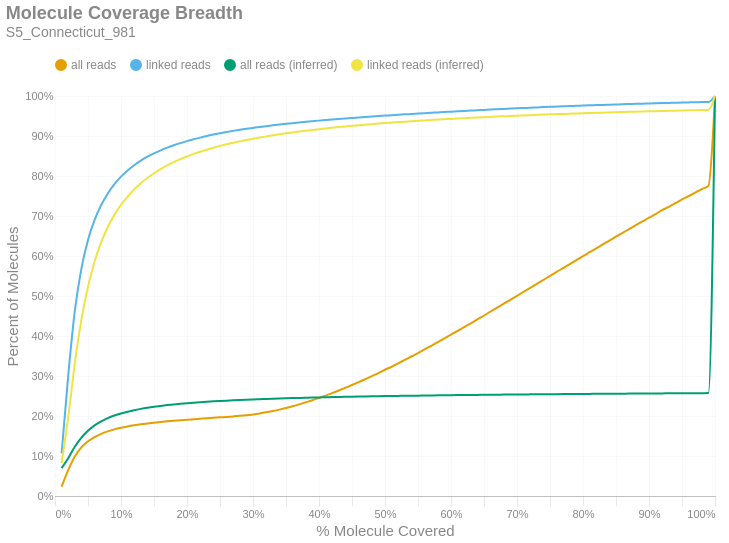

The cell this chart's notebook holds for it:
### Markdown cell above
### Molecule Read Coverage
This chart shows molecule coverage breadth as computed by the number of bases aligned to that molecule. In other words, "*how much of each unique long molecule is actually sequenced/aligned?*" Keep in mind there is a distinction between sequences and alignments, since some sequences belonging to a particular molecule may not align well and wouldn't appear in the alignment data. This chart also shows molecule coverage breadth as computed by the *inferred fragment* from which the aligned sequences originate. Unlike read coverage, this calculation takes into account the total insert size, including unsequenced gaps between the forward and reverse reads. Like the previous figures, these are cumulative percents.

### Code cell
if SKIPLR:
    print_html(f"Skipped")
else:
    binned_df = consolidated_hist(valids['coverage_bp'], mask, 0.01, True)
    binned_df_inf = consolidated_hist(valids['coverage_inserts'], mask, 0.01, True)
    binned_df = binned_df.with_columns(pl.lit(binned_df_inf['all reads (cumsum)']).alias('all reads (inferred)'))
    binned_df = binned_df.with_columns(pl.lit(binned_df_inf['linked reads (cumsum)']).alias('linked reads (inferred)'))
    binned_df = binned_df.with_columns(
        (pl.col('bin').cast(pl.Float64) + 0.01).alias('right_edge')
    )

    with SafeRender(binned_df):
        (
            density_plot(binned_df, 'Molecule Coverage Breadth', samplename, 'molcov', ['all reads (inferred)','linked reads (inferred)'])
            .encode(
                #x=alt.X('bin:Q', title="% Molecule Covered").axis(format = '%').scale(padding=0),
                x=alt.X('right_edge:Q', title="% Molecule Covered").axis(format='%').scale(padding=0),
                y=alt.Y('value:Q', title='Percent of Molecules')
                    .axis(format='%')
                    .stack(False)
                    .scale(domainMin=0, padding=0),
                color=alt.Color("key:N").scale(domain = ["all reads", "linked reads", "all reads (inferred)", "linked reads (inferred)"]),
                tooltip = [
                    alt.Tooltip("key:N", title = "Data Type"),
                    alt.Tooltip("range_label:N", title="% Molecule Covered"),
                    alt.Tooltip("value:Q", format = ".2%", title="% Molecules")
                ]
            )
        ).display()

### Figure 1 — Vega-Lite specification as saved in the notebook (floating-point values rounded to 4 significant figures)
{"width": "container", "height": 400, "config": {"title": {"anchor": "start", "dy": -15, "fontSize": 18, "color": "#888888", "subtitleColor": "#888888", "subtitleFontSize": 14}, "arc": {"fill": "#0072B2"}, "axis": {"domainColor": "#888888", "domainWidth": 0.5, "gridWidth": 0.2, "grid": false, "titleFontWeight": 400, "titleFontSize": 15, "labelFontSize": 11, "labelColor": "#888888", "tickColor": "#888888", "tickWidth": 0.2, "titleColor": "#888888"}, "axisBand": {"grid": false}, "axisX": {"grid": true, "tickSize": 10, "domainCap": "round"}, "axisY": {"domain": false, "grid": true, "tickSize": 0, "domainCap": "round"}, "background": "transparent", "header": {"labelFontSize": 15, "labelColor": "#888888", "titleFontSize": 15, "titleFontWeight": 600, "titleColor": "#888888"}, "legend": {"labelFont": "sans-serif", "labelFontSize": 12, "labelColor": "#888888", "symbolSize": 100, "symbolType": "circle", "titleFontSize": 12, "titlePadding": 10, "titleColor": "#888888", "title": null, "orient": "top"}, "range": {"category": ["#E69F00", "#56B4E9", "#009E73", "#F0E442", "#0072B2", "#D55E00", "#CC79A7", "#000000"], "diverging": ["#cfe8f3", "#a2d4ec", "#73bfe2", "#46abdb", "#1696d2", "#12719e"]}, "area": {"fill": "#0072B2", "fillOpacity": 0.7, "line": true, "strokeOpacity": 0.7}, "line": {"color": "#0072B2", "stroke": "#0072B2", "strokeWidth": 2}, "trail": {"color": "#0072B2", "stroke": "#0072B2", "strokeWidth": 0, "size": 1}, "point": {"filled": true, "fillOpacity": 1.0, "size": 95}, "text": {"color": "#888888", "fontSize": 11, "align": "right", "fontWeight": 400, "size": 11}, "bar": {"fill": "#0072B2", "stroke": null}, "view": {"stroke": null, "continuousWidth": 660, "continuousHeight": 400}}, "data": {"name": "data-8e22857f161f292012af4bf526e6bcdf"}, "mark": {"type": "line", "interpolate": "monotone", "point": {"opacity": 0, "size": 275}}, "encoding": {"color": {"field": "key", "scale": {"domain": ["all reads", "linked reads", "all reads (inferred)", "linked reads (inferred)"]}, "type": "nominal"}, "tooltip": [{"field": "key", "title": "Data Type", "type": "nominal"}, {"field": "range_label", "title": "% Molecule Covered", "type": "nominal"}, {"field": "value", "format": ".2%", "title": "% Molecules", "type": "quantitative"}], "x": {"axis": {"format": "%"}, "field": "right_edge", "scale": {"padding": 0}, "title": "% Molecule Covered", "type": "quantitative"}, "y": {"axis": {"format": "%"}, "field": "value", "scale": {"domainMin": 0, "padding": 0}, "stack": false, "title": "Percent of Molecules", "type": "quantitative"}}, "params": [{"name": "param_c36ac31b6afebe62", "select": {"type": "point", "fields": ["key"]}, "bind": "legend"}], "title": {"text": "Molecule Coverage Breadth", "subtitle": "S5_Connecticut_981"}, "transform": [{"fold": ["all reads (cumsum)", "linked reads (cumsum)", "all reads (inferred)", "linked reads (inferred)"]}, {"calculate": "replace(datum.key, ' (cumsum)', '')", "as": "key"}, {"filter": {"param": "param_c36ac31b6afebe62"}}], "usermeta": {"embedOptions": {"downloadFileName": "S5_Connecticut_981.molcov"}}, "$schema": "https://vega.github.io/schema/vega-lite/v6.1.0.json", "datasets": {"data-8e22857f161f292012af4bf526e6bcdf": [{"bin": "0.0", "interval": "0.0-0.01", "all reads": 0.02342, "linked reads": 0.1065, "all reads (cumsum)": 0.02342, "linked reads (cumsum)": 0.1065, "range_label": "0.0-0.01", "all reads (inferred)": 0.06971, "linked reads (inferred)": 0.08186, "right_edge": 0.01}, {"bin": "0.01", "interval": "0.01-0.02", "all reads": 0.04127, "linked reads": 0.1938, "all reads (cumsum)": 0.06469, "linked reads (cumsum)": 0.3003, "range_label": "0.01-0.02", "all reads (inferred)": 0.09448, "linked reads (inferred)": 0.1969, "right_edge": 0.02}, {"bin": "0.02", "interval": "0.02-0.03", "all reads": 0.03424, "linked reads": 0.1617, "all reads (cumsum)": 0.09892, "linked reads (cumsum)": 0.4619, "range_label": "0.02-0.03", "all reads (inferred)": 0.123, "linked reads (inferred)": 0.3315, "right_edge": 0.03}, {"bin": "0.03", "interval": "0.03-0.04", "all reads": 0.02259, "linked reads": 0.1066, "all reads (cumsum)": 0.1215, "linked reads (cumsum)": 0.5686, "range_label": "0.03-0.04", "all reads (inferred)": 0.146, "linked reads (inferred)": 0.4409, "right_edge": 0.04}, {"bin": "0.04", "interval": "0.04-0.05", "all reads": 0.01515, "linked reads": 0.07121, "all reads (cumsum)": 0.1367, "linked reads (cumsum)": 0.6398, "range_label": "0.04-0.05", "all reads (inferred)": 0.1634, "linked reads (inferred)": 0.5235, "right_edge": 0.05}, {"bin": "0.05", "interval": "0.05-0.06", "all reads": 0.01074, "linked reads": 0.05034, "all reads (cumsum)": 0.1474, "linked reads (cumsum)": 0.6901, "range_label": "0.05-0.06", "all reads (inferred)": 0.1766, "linked reads (inferred)": 0.5864, "right_edge": 0.06}, {"bin": "0.06", "interval": "0.06-0.07", "all reads": 0.007942, "linked reads": 0.03721, "all reads (cumsum)": 0.1553, "linked reads (cumsum)": 0.7273, "range_label": "0.06-0.07", "all reads (inferred)": 0.1868, "linked reads (inferred)": 0.6349, "right_edge": 0.07}, {"bin": "0.07", "interval": "0.07-0.08", "all reads": 0.006222, "linked reads": 0.02906, "all reads (cumsum)": 0.1616, "linked reads (cumsum)": 0.7564, "range_label": "0.07-0.08", "all reads (inferred)": 0.1948, "linked reads (inferred)": 0.6725, "right_edge": 0.08}, {"bin": "0.08", "interval": "0.08-0.09", "all reads": 0.005028, "linked reads": 0.02342, "all reads (cumsum)": 0.1666, "linked reads (cumsum)": 0.7798, "range_label": "0.08-0.09", "all reads (inferred)": 0.2012, "linked reads (inferred)": 0.7028, "right_edge": 0.09}, {"bin": "0.09", "interval": "0.09-0.1", "all reads": 0.004025, "linked reads": 0.01868, "all reads (cumsum)": 0.1706, "linked reads (cumsum)": 0.7985, "range_label": "0.09-0.1", "all reads (inferred)": 0.2064, "linked reads (inferred)": 0.7276, "right_edge": 0.1}, {"bin": "0.1", "interval": "0.1-0.11", "all reads": 0.003348, "linked reads": 0.01543, "all reads (cumsum)": 0.174, "linked reads (cumsum)": 0.8139, "range_label": "0.1-0.11", "all reads (inferred)": 0.2108, "linked reads (inferred)": 0.7483, "right_edge": 0.11}, {"bin": "0.11", "interval": "0.11-0.12", "all reads": 0.00284, "linked reads": 0.01307, "all reads (cumsum)": 0.1768, "linked reads (cumsum)": 0.827, "range_label": "0.11-0.12", "all reads (inferred)": 0.2146, "linked reads (inferred)": 0.7665, "right_edge": 0.12}, {"bin": "0.12", "interval": "0.12-0.13", "all reads": 0.002519, "linked reads": 0.01145, "all reads (cumsum)": 0.1793, "linked reads (cumsum)": 0.8385, "range_label": "0.12-0.13", "all reads (inferred)": 0.2178, "linked reads (inferred)": 0.7817, "right_edge": 0.13}, {"bin": "0.13", "interval": "0.13-0.14", "all reads": 0.002148, "linked reads": 0.009739, "all reads (cumsum)": 0.1815, "linked reads (cumsum)": 0.8482, "range_label": "0.13-0.14", "all reads (inferred)": 0.2206, "linked reads (inferred)": 0.795, "right_edge": 0.14}, {"bin": "0.14", "interval": "0.14-0.15", "all reads": 0.00186, "linked reads": 0.008393, "all reads (cumsum)": 0.1833, "linked reads (cumsum)": 0.8566, "range_label": "0.14-0.15", "all reads (inferred)": 0.2231, "linked reads (inferred)": 0.8068, "right_edge": 0.15}, {"bin": "0.15", "interval": "0.15-0.16", "all reads": 0.001719, "linked reads": 0.007582, "all reads (cumsum)": 0.1851, "linked reads (cumsum)": 0.8642, "range_label": "0.15-0.16", "all reads (inferred)": 0.2253, "linked reads (inferred)": 0.8172, "right_edge": 0.16}, {"bin": "0.16", "interval": "0.16-0.17", "all reads": 0.001558, "linked reads": 0.006662, "all reads (cumsum)": 0.1866, "linked reads (cumsum)": 0.8708, "range_label": "0.16-0.17", "all reads (inferred)": 0.2272, "linked reads (inferred)": 0.8263, "right_edge": 0.17}, {"bin": "0.17", "interval": "0.17-0.18", "all reads": 0.001416, "linked reads": 0.005915, "all reads (cumsum)": 0.188, "linked reads (cumsum)": 0.8767, "range_label": "0.17-0.18", "all reads (inferred)": 0.229, "linked reads (inferred)": 0.8346, "right_edge": 0.18}, {"bin": "0.18", "interval": "0.18-0.19", "all reads": 0.001328, "linked reads": 0.005427, "all reads (cumsum)": 0.1894, "linked reads (cumsum)": 0.8822, "range_label": "0.18-0.19", "all reads (inferred)": 0.2305, "linked reads (inferred)": 0.8421, "right_edge": 0.19}, {"bin": "0.19", "interval": "0.19-0.2", "all reads": 0.001278, "linked reads": 0.005006, "all reads (cumsum)": 0.1906, "linked reads (cumsum)": 0.8872, "range_label": "0.19-0.2", "all reads (inferred)": 0.232, "linked reads (inferred)": 0.8488, "right_edge": 0.2}, {"bin": "0.2", "interval": "0.2-0.21", "all reads": 0.001216, "linked reads": 0.004522, "all reads (cumsum)": 0.1919, "linked reads (cumsum)": 0.8917, "range_label": "0.2-0.21", "all reads (inferred)": 0.2333, "linked reads (inferred)": 0.8552, "right_edge": 0.21}, {"bin": "0.21", "interval": "0.21-0.22", "all reads": 0.001206, "linked reads": 0.004198, "all reads (cumsum)": 0.1931, "linked reads (cumsum)": 0.8959, "range_label": "0.21-0.22", "all reads (inferred)": 0.2345, "linked reads (inferred)": 0.8607, "right_edge": 0.22}, {"bin": "0.22", "interval": "0.22-0.23", "all reads": 0.001212, "linked reads": 0.004034, "all reads (cumsum)": 0.1943, "linked reads (cumsum)": 0.8999, "range_label": "0.22-0.23", "all reads (inferred)": 0.2356, "linked reads (inferred)": 0.8658, "right_edge": 0.23}, {"bin": "0.23", "interval": "0.23-0.24", "all reads": 0.00116, "linked reads": 0.0036, "all reads (cumsum)": 0.1954, "linked reads (cumsum)": 0.9035, "range_label": "0.23-0.24", "all reads (inferred)": 0.2366, "linked reads (inferred)": 0.8707, "right_edge": 0.24}, {"bin": "0.24", "interval": "0.24-0.25", "all reads": 0.00118, "linked reads": 0.003339, "all reads (cumsum)": 0.1966, "linked reads (cumsum)": 0.9069, "range_label": "0.24-0.25", "all reads (inferred)": 0.2376, "linked reads (inferred)": 0.8752, "right_edge": 0.25}, {"bin": "0.25", "interval": "0.25-0.26", "all reads": 0.001146, "linked reads": 0.003079, "all reads (cumsum)": 0.1978, "linked reads (cumsum)": 0.91, "range_label": "0.25-0.26", "all reads (inferred)": 0.2384, "linked reads (inferred)": 0.8793, "right_edge": 0.26}, {"bin": "0.26", "interval": "0.26-0.27", "all reads": 0.001241, "linked reads": 0.002838, "all reads (cumsum)": 0.199, "linked reads (cumsum)": 0.9128, "range_label": "0.26-0.27", "all reads (inferred)": 0.2392, "linked reads (inferred)": 0.8831, "right_edge": 0.27}, {"bin": "0.27", "interval": "0.27-0.28", "all reads": 0.001338, "linked reads": 0.002686, "all reads (cumsum)": 0.2003, "linked reads (cumsum)": 0.9155, "range_label": "0.27-0.28", "all reads (inferred)": 0.24, "linked reads (inferred)": 0.8867, "right_edge": 0.28}, {"bin": "0.28", "interval": "0.28-0.29", "all reads": 0.001576, "linked reads": 0.002503, "all reads (cumsum)": 0.2019, "linked reads (cumsum)": 0.918, "range_label": "0.28-0.29", "all reads (inferred)": 0.2407, "linked reads (inferred)": 0.8901, "right_edge": 0.29}, {"bin": "0.29", "interval": "0.29-0.3", "all reads": 0.001963, "linked reads": 0.002298, "all reads (cumsum)": 0.2039, "linked reads (cumsum)": 0.9203, "range_label": "0.29-0.3", "all reads (inferred)": 0.2414, "linked reads (inferred)": 0.8932, "right_edge": 0.3}, {"bin": "0.3", "interval": "0.3-0.31", "all reads": 0.002386, "linked reads": 0.002276, "all reads (cumsum)": 0.2063, "linked reads (cumsum)": 0.9226, "range_label": "0.3-0.31", "all reads (inferred)": 0.242, "linked reads (inferred)": 0.8961, "right_edge": 0.31}, {"bin": "0.31", "interval": "0.31-0.32", "all reads": 0.002861, "linked reads": 0.002041, "all reads (cumsum)": 0.2091, "linked reads (cumsum)": 0.9246, "range_label": "0.31-0.32", "all reads (inferred)": 0.2426, "linked reads (inferred)": 0.899, "right_edge": 0.32}, {"bin": "0.32", "interval": "0.32-0.33", "all reads": 0.003265, "linked reads": 0.002027, "all reads (cumsum)": 0.2124, "linked reads (cumsum)": 0.9266, "range_label": "0.32-0.33", "all reads (inferred)": 0.2432, "linked reads (inferred)": 0.9016, "right_edge": 0.33}, {"bin": "0.33", "interval": "0.33-0.34", "all reads": 0.003573, "linked reads": 0.001897, "all reads (cumsum)": 0.216, "linked reads (cumsum)": 0.9285, "range_label": "0.33-0.34", "all reads (inferred)": 0.2437, "linked reads (inferred)": 0.9042, "right_edge": 0.34}, {"bin": "0.34", "interval": "0.34-0.35", "all reads": 0.003978, "linked reads": 0.001828, "all reads (cumsum)": 0.2199, "linked reads (cumsum)": 0.9303, "range_label": "0.34-0.35", "all reads (inferred)": 0.2442, "linked reads (inferred)": 0.9066, "right_edge": 0.35}, {"bin": "0.35", "interval": "0.35-0.36", "all reads": 0.004407, "linked reads": 0.001767, "all reads (cumsum)": 0.2243, "linked reads (cumsum)": 0.9321, "range_label": "0.35-0.36", "all reads (inferred)": 0.2447, "linked reads (inferred)": 0.9089, "right_edge": 0.36}, {"bin": "0.36", "interval": "0.36-0.37", "all reads": 0.004743, "linked reads": 0.001725, "all reads (cumsum)": 0.2291, "linked reads (cumsum)": 0.9338, "range_label": "0.36-0.37", "all reads (inferred)": 0.2452, "linked reads (inferred)": 0.9111, "right_edge": 0.37}, {"bin": "0.37", "interval": "0.37-0.38", "all reads": 0.005117, "linked reads": 0.001598, "all reads (cumsum)": 0.2342, "linked reads (cumsum)": 0.9354, "range_label": "0.37-0.38", "all reads (inferred)": 0.2456, "linked reads (inferred)": 0.9132, "right_edge": 0.38}, {"bin": "0.38", "interval": "0.38-0.39", "all reads": 0.005246, "linked reads": 0.00152, "all reads (cumsum)": 0.2395, "linked reads (cumsum)": 0.937, "range_label": "0.38-0.39", "all reads (inferred)": 0.2461, "linked reads (inferred)": 0.9153, "right_edge": 0.39}, {"bin": "0.39", "interval": "0.39-0.4", "all reads": 0.005679, "linked reads": 0.00149, "all reads (cumsum)": 0.2451, "linked reads (cumsum)": 0.9384, "range_label": "0.39-0.4", "all reads (inferred)": 0.2465, "linked reads (inferred)": 0.9171, "right_edge": 0.4}, {"bin": "0.4", "interval": "0.4-0.41", "all reads": 0.005817, "linked reads": 0.001343, "all reads (cumsum)": 0.2509, "linked reads (cumsum)": 0.9398, "range_label": "0.4-0.41", "all reads (inferred)": 0.2468, "linked reads (inferred)": 0.9188, "right_edge": 0.41}, {"bin": "0.41", "interval": "0.41-0.42", "all reads": 0.00618, "linked reads": 0.001401, "all reads (cumsum)": 0.2571, "linked reads (cumsum)": 0.9412, "range_label": "0.41-0.42", "all reads (inferred)": 0.2472, "linked reads (inferred)": 0.9207, "right_edge": 0.42}, {"bin": "0.42", "interval": "0.42-0.43", "all reads": 0.00659, "linked reads": 0.001354, "all reads (cumsum)": 0.2637, "linked reads (cumsum)": 0.9425, "range_label": "0.42-0.43", "all reads (inferred)": 0.2476, "linked reads (inferred)": 0.9223, "right_edge": 0.43}, {"bin": "0.43", "interval": "0.43-0.44", "all reads": 0.006806, "linked reads": 0.001418, "all reads (cumsum)": 0.2705, "linked reads (cumsum)": 0.944, "range_label": "0.43-0.44", "all reads (inferred)": 0.2479, "linked reads (inferred)": 0.9239, "right_edge": 0.44}, {"bin": "0.44", "interval": "0.44-0.45", "all reads": 0.006857, "linked reads": 0.001279, "all reads (cumsum)": 0.2774, "linked reads (cumsum)": 0.9452, "range_label": "0.44-0.45", "all reads (inferred)": 0.2482, "linked reads (inferred)": 0.9254, "right_edge": 0.45}, {"bin": "0.45", "interval": "0.45-0.46", "all reads": 0.007165, "linked reads": 0.001105, "all reads (cumsum)": 0.2845, "linked reads (cumsum)": 0.9463, "range_label": "0.45-0.46", "all reads (inferred)": 0.2485, "linked reads (inferred)": 0.9269, "right_edge": 0.46}, {"bin": "0.46", "interval": "0.46-0.47", "all reads": 0.007398, "linked reads": 0.001149, "all reads (cumsum)": 0.2919, "linked reads (cumsum)": 0.9475, "range_label": "0.46-0.47", "all reads (inferred)": 0.2488, "linked reads (inferred)": 0.9283, "right_edge": 0.47}, {"bin": "0.47", "interval": "0.47-0.48", "all reads": 0.007762, "linked reads": 0.001227, "all reads (cumsum)": 0.2997, "linked reads (cumsum)": 0.9487, "range_label": "0.47-0.48", "all reads (inferred)": 0.2491, "linked reads (inferred)": 0.9296, "right_edge": 0.48}, {"bin": "0.48", "interval": "0.48-0.49", "all reads": 0.007424, "linked reads": 0.001188, "all reads (cumsum)": 0.3071, "linked reads (cumsum)": 0.9499, "range_label": "0.48-0.49", "all reads (inferred)": 0.2494, "linked reads (inferred)": 0.931, "right_edge": 0.49}, {"bin": "0.49", "interval": "0.49-0.5", "all reads": 0.008554, "linked reads": 0.001085, "all reads (cumsum)": 0.3157, "linked reads (cumsum)": 0.951, "range_label": "0.49-0.5", "all reads (inferred)": 0.2497, "linked reads (inferred)": 0.9323, "right_edge": 0.5}, {"bin": "0.5", "interval": "0.5-0.51", "all reads": 0.007434, "linked reads": 0.001085, "all reads (cumsum)": 0.3231, "linked reads (cumsum)": 0.9521, "range_label": "0.5-0.51", "all reads (inferred)": 0.25, "linked reads (inferred)": 0.9336, "right_edge": 0.51}, {"bin": "0.51", "interval": "0.51-0.52", "all reads": 0.008686, "linked reads": 0.001091, "all reads (cumsum)": 0.3318, "linked reads (cumsum)": 0.9532, "range_label": "0.51-0.52", "all reads (inferred)": 0.2502, "linked reads (inferred)": 0.9347, "right_edge": 0.52}, {"bin": "0.52", "interval": "0.52-0.53", "all reads": 0.008456, "linked reads": 0.0009858, "all reads (cumsum)": 0.3403, "linked reads (cumsum)": 0.9542, "range_label": "0.52-0.53", "all reads (inferred)": 0.2505, "linked reads (inferred)": 0.9359, "right_edge": 0.53}, {"bin": "0.53", "interval": "0.53-0.54", "all reads": 0.008513, "linked reads": 0.000947, "all reads (cumsum)": 0.3488, "linked reads (cumsum)": 0.9551, "range_label": "0.53-0.54", "all reads (inferred)": 0.2507, "linked reads (inferred)": 0.937, "right_edge": 0.54}, {"bin": "0.54", "interval": "0.54-0.55", "all reads": 0.008586, "linked reads": 0.0009885, "all reads (cumsum)": 0.3574, "linked reads (cumsum)": 0.9561, "range_label": "0.54-0.55", "all reads (inferred)": 0.2509, "linked reads (inferred)": 0.938, "right_edge": 0.55}, {"bin": "0.55", "interval": "0.55-0.56", "all reads": 0.00917, "linked reads": 0.000983, "all reads (cumsum)": 0.3665, "linked reads (cumsum)": 0.9571, "range_label": "0.55-0.56", "all reads (inferred)": 0.2512, "linked reads (inferred)": 0.939, "right_edge": 0.56}, {"bin": "0.56", "interval": "0.56-0.57", "all reads": 0.009027, "linked reads": 0.0009636, "all reads (cumsum)": 0.3756, "linked reads (cumsum)": 0.958, "range_label": "0.56-0.57", "all reads (inferred)": 0.2514, "linked reads (inferred)": 0.94, "right_edge": 0.57}, {"bin": "0.57", "interval": "0.57-0.58", "all reads": 0.009063, "linked reads": 0.0009858, "all reads (cumsum)": 0.3846, "linked reads (cumsum)": 0.959, "range_label": "0.57-0.58", "all reads (inferred)": 0.2516, "linked reads (inferred)": 0.941, "right_edge": 0.58}, {"bin": "0.58", "interval": "0.58-0.59", "all reads": 0.009258, "linked reads": 0.0009775, "all reads (cumsum)": 0.3939, "linked reads (cumsum)": 0.96, "range_label": "0.58-0.59", "all reads (inferred)": 0.2518, "linked reads (inferred)": 0.9419, "right_edge": 0.59}, {"bin": "0.59", "interval": "0.59-0.6", "all reads": 0.009694, "linked reads": 0.0008916, "all reads (cumsum)": 0.4036, "linked reads (cumsum)": 0.9609, "range_label": "0.59-0.6", "all reads (inferred)": 0.252, "linked reads (inferred)": 0.9428, "right_edge": 0.6}, {"bin": "0.6", "interval": "0.6-0.61", "all reads": 0.009112, "linked reads": 0.0009747, "all reads (cumsum)": 0.4127, "linked reads (cumsum)": 0.9619, "range_label": "0.6-0.61", "all reads (inferred)": 0.2522, "linked reads (inferred)": 0.9438, "right_edge": 0.61}, {"bin": "0.61", "interval": "0.61-0.62", "all reads": 0.009581, "linked reads": 0.000911, "all reads (cumsum)": 0.4223, "linked reads (cumsum)": 0.9628, "range_label": "0.61-0.62", "all reads (inferred)": 0.2524, "linked reads (inferred)": 0.9446, "right_edge": 0.62}, {"bin": "0.62", "interval": "0.62-0.63", "all reads": 0.009561, "linked reads": 0.0008141, "all reads (cumsum)": 0.4318, "linked reads (cumsum)": 0.9636, "range_label": "0.62-0.63", "all reads (inferred)": 0.2526, "linked reads (inferred)": 0.9455, "right_edge": 0.63}, {"bin": "0.63", "interval": "0.63-0.64", "all reads": 0.009825, "linked reads": 0.0008778, "all reads (cumsum)": 0.4416, "linked reads (cumsum)": 0.9645, "range_label": "0.63-0.64", "all reads (inferred)": 0.2528, "linked reads (inferred)": 0.9464, "right_edge": 0.64}, {"bin": "0.64", "interval": "0.64-0.65", "all reads": 0.009591, "linked reads": 0.0008113, "all reads (cumsum)": 0.4512, "linked reads (cumsum)": 0.9653, "range_label": "0.64-0.65", "all reads (inferred)": 0.253, "linked reads (inferred)": 0.9472, "right_edge": 0.65}, {"bin": "0.65", "interval": "0.65-0.66", "all reads": 0.01002, "linked reads": 0.0008944, "all reads (cumsum)": 0.4613, "linked reads (cumsum)": 0.9662, "range_label": "0.65-0.66", "all reads (inferred)": 0.2531, "linked reads (inferred)": 0.9479, "right_edge": 0.66}, {"bin": "0.66", "interval": "0.66-0.67", "all reads": 0.009599, "linked reads": 0.0007476, "all reads (cumsum)": 0.4709, "linked reads (cumsum)": 0.9669, "range_label": "0.66-0.67", "all reads (inferred)": 0.2533, "linked reads (inferred)": 0.9487, "right_edge": 0.67}, {"bin": "0.67", "interval": "0.67-0.68", "all reads": 0.009919, "linked reads": 0.0008002, "all reads (cumsum)": 0.4808, "linked reads (cumsum)": 0.9677, "range_label": "0.67-0.68", "all reads (inferred)": 0.2535, "linked reads (inferred)": 0.9494, "right_edge": 0.68}, {"bin": "0.68", "interval": "0.68-0.69", "all reads": 0.009643, "linked reads": 0.0007919, "all reads (cumsum)": 0.4904, "linked reads (cumsum)": 0.9685, "range_label": "0.68-0.69", "all reads (inferred)": 0.2536, "linked reads (inferred)": 0.9501, "right_edge": 0.69}, {"bin": "0.69", "interval": "0.69-0.7", "all reads": 0.0101, "linked reads": 0.0007781, "all reads (cumsum)": 0.5005, "linked reads (cumsum)": 0.9693, "range_label": "0.69-0.7", "all reads (inferred)": 0.2538, "linked reads (inferred)": 0.9508, "right_edge": 0.7}, {"bin": "0.7", "interval": "0.7-0.71", "all reads": 0.009848, "linked reads": 0.0007338, "all reads (cumsum)": 0.5104, "linked reads (cumsum)": 0.97, "range_label": "0.7-0.71", "all reads (inferred)": 0.2539, "linked reads (inferred)": 0.9515, "right_edge": 0.71}, {"bin": "0.71", "interval": "0.71-0.72", "all reads": 0.009822, "linked reads": 0.0007255, "all reads (cumsum)": 0.5202, "linked reads (cumsum)": 0.9708, "range_label": "0.71-0.72", "all reads (inferred)": 0.2541, "linked reads (inferred)": 0.9522, "right_edge": 0.72}, {"bin": "0.72", "interval": "0.72-0.73", "all reads": 0.01006, "linked reads": 0.0007421, "all reads (cumsum)": 0.5303, "linked reads (cumsum)": 0.9715, "range_label": "0.72-0.73", "all reads (inferred)": 0.2542, "linked reads (inferred)": 0.9528, "right_edge": 0.73}, {"bin": "0.73", "interval": "0.73-0.74", "all reads": 0.009848, "linked reads": 0.0007366, "all reads (cumsum)": 0.5401, "linked reads (cumsum)": 0.9722, "range_label": "0.73-0.74", "all reads (inferred)": 0.2544, "linked reads (inferred)": 0.9535, "right_edge": 0.74}, {"bin": "0.74", "interval": "0.74-0.75", "all reads": 0.01031, "linked reads": 0.0007227, "all reads (cumsum)": 0.5504, "linked reads (cumsum)": 0.973, "range_label": "0.74-0.75", "all reads (inferred)": 0.2545, "linked reads (inferred)": 0.9542, "right_edge": 0.75}, {"bin": "0.75", "interval": "0.75-0.76", "all reads": 0.009632, "linked reads": 0.0006646, "all reads (cumsum)": 0.56, "linked reads (cumsum)": 0.9736, "range_label": "0.75-0.76", "all reads (inferred)": 0.2547, "linked reads (inferred)": 0.9548, "right_edge": 0.76}, {"bin": "0.76", "interval": "0.76-0.77", "all reads": 0.009854, "linked reads": 0.000659, "all reads (cumsum)": 0.5699, "linked reads (cumsum)": 0.9743, "range_label": "0.76-0.77", "all reads (inferred)": 0.2548, "linked reads (inferred)": 0.9553, "right_edge": 0.77}, {"bin": "0.77", "interval": "0.77-0.78", "all reads": 0.009827, "linked reads": 0.0006424, "all reads (cumsum)": 0.5797, "linked reads (cumsum)": 0.9749, "range_label": "0.77-0.78", "all reads (inferred)": 0.2549, "linked reads (inferred)": 0.9559, "right_edge": 0.78}, {"bin": "0.78", "interval": "0.78-0.79", "all reads": 0.009918, "linked reads": 0.000576, "all reads (cumsum)": 0.5896, "linked reads (cumsum)": 0.9755, "range_label": "0.78-0.79", "all reads (inferred)": 0.2551, "linked reads (inferred)": 0.9564, "right_edge": 0.79}, {"bin": "0.79", "interval": "0.79-0.8", "all reads": 0.01021, "linked reads": 0.0006756, "all reads (cumsum)": 0.5999, "linked reads (cumsum)": 0.9762, "range_label": "0.79-0.8", "all reads (inferred)": 0.2552, "linked reads (inferred)": 0.957, "right_edge": 0.8}, {"bin": "0.8", "interval": "0.8-0.81", "all reads": 0.009544, "linked reads": 0.0005787, "all reads (cumsum)": 0.6094, "linked reads (cumsum)": 0.9768, "range_label": "0.8-0.81", "all reads (inferred)": 0.2553, "linked reads (inferred)": 0.9574, "right_edge": 0.81}, {"bin": "0.81", "interval": "0.81-0.82", "all reads": 0.00956, "linked reads": 0.000504, "all reads (cumsum)": 0.619, "linked reads (cumsum)": 0.9773, "range_label": "0.81-0.82", "all reads (inferred)": 0.2554, "linked reads (inferred)": 0.9579, "right_edge": 0.82}, {"bin": "0.82", "interval": "0.82-0.83", "all reads": 0.009861, "linked reads": 0.0005206, "all reads (cumsum)": 0.6288, "linked reads (cumsum)": 0.9778, "range_label": "0.82-0.83", "all reads (inferred)": 0.2555, "linked reads (inferred)": 0.9584, "right_edge": 0.83}, {"bin": "0.83", "interval": "0.83-0.84", "all reads": 0.009768, "linked reads": 0.0005593, "all reads (cumsum)": 0.6386, "linked reads (cumsum)": 0.9783, "range_label": "0.83-0.84", "all reads (inferred)": 0.2556, "linked reads (inferred)": 0.959, "right_edge": 0.84}, {"bin": "0.84", "interval": "0.84-0.85", "all reads": 0.009676, "linked reads": 0.000551, "all reads (cumsum)": 0.6483, "linked reads (cumsum)": 0.9789, "range_label": "0.84-0.85", "all reads (inferred)": 0.2558, "linked reads (inferred)": 0.9594, "right_edge": 0.85}, {"bin": "0.85", "interval": "0.85-0.86", "all reads": 0.00967, "linked reads": 0.0005427, "all reads (cumsum)": 0.6579, "linked reads (cumsum)": 0.9794, "range_label": "0.85-0.86", "all reads (inferred)": 0.2559, "linked reads (inferred)": 0.9599, "right_edge": 0.86}, {"bin": "0.86", "interval": "0.86-0.87", "all reads": 0.009443, "linked reads": 0.0004929, "all reads (cumsum)": 0.6674, "linked reads (cumsum)": 0.9799, "range_label": "0.86-0.87", "all reads (inferred)": 0.256, "linked reads (inferred)": 0.9604, "right_edge": 0.87}, {"bin": "0.87", "interval": "0.87-0.88", "all reads": 0.009723, "linked reads": 0.0005095, "all reads (cumsum)": 0.6771, "linked reads (cumsum)": 0.9804, "range_label": "0.87-0.88", "all reads (inferred)": 0.2561, "linked reads (inferred)": 0.9608, "right_edge": 0.88}, {"bin": "0.88", "interval": "0.88-0.89", "all reads": 0.009191, "linked reads": 0.0004873, "all reads (cumsum)": 0.6863, "linked reads (cumsum)": 0.9809, "range_label": "0.88-0.89", "all reads (inferred)": 0.2562, "linked reads (inferred)": 0.9613, "right_edge": 0.89}, {"bin": "0.89", "interval": "0.89-0.9", "all reads": 0.009536, "linked reads": 0.0005621, "all reads (cumsum)": 0.6958, "linked reads (cumsum)": 0.9815, "range_label": "0.89-0.9", "all reads (inferred)": 0.2563, "linked reads (inferred)": 0.9617, "right_edge": 0.9}, {"bin": "0.9", "interval": "0.9-0.91", "all reads": 0.008845, "linked reads": 0.0004818, "all reads (cumsum)": 0.7047, "linked reads (cumsum)": 0.982, "range_label": "0.9-0.91", "all reads (inferred)": 0.2564, "linked reads (inferred)": 0.9621, "right_edge": 0.91}, {"bin": "0.91", "interval": "0.91-0.92", "all reads": 0.009993, "linked reads": 0.0004126, "all reads (cumsum)": 0.7147, "linked reads (cumsum)": 0.9824, "range_label": "0.91-0.92", "all reads (inferred)": 0.2565, "linked reads (inferred)": 0.9625, "right_edge": 0.92}, {"bin": "0.92", "interval": "0.92-0.93", "all reads": 0.008215, "linked reads": 0.0003987, "all reads (cumsum)": 0.7229, "linked reads (cumsum)": 0.9828, "range_label": "0.92-0.93", "all reads (inferred)": 0.2566, "linked reads (inferred)": 0.9629, "right_edge": 0.93}, {"bin": "0.93", "interval": "0.93-0.94", "all reads": 0.009025, "linked reads": 0.0004237, "all reads (cumsum)": 0.7319, "linked reads (cumsum)": 0.9832, "range_label": "0.93-0.94", "all reads (inferred)": 0.2567, "linked reads (inferred)": 0.9633, "right_edge": 0.94}, {"bin": "0.94", "interval": "0.94-0.95", "all reads": 0.009605, "linked reads": 0.0003987, "all reads (cumsum)": 0.7415, "linked reads (cumsum)": 0.9836, "range_label": "0.94-0.95", "all reads (inferred)": 0.2568, "linked reads (inferred)": 0.9637, "right_edge": 0.95}, {"bin": "0.95", "interval": "0.95-0.96", "all reads": 0.007966, "linked reads": 0.0004486, "all reads (cumsum)": 0.7495, "linked reads (cumsum)": 0.984, "range_label": "0.95-0.96", "all reads (inferred)": 0.2569, "linked reads (inferred)": 0.9641, "right_edge": 0.96}, {"bin": "0.96", "interval": "0.96-0.97", "all reads": 0.008954, "linked reads": 0.0004264, "all reads (cumsum)": 0.7584, "linked reads (cumsum)": 0.9845, "range_label": "0.96-0.97", "all reads (inferred)": 0.257, "linked reads (inferred)": 0.9645, "right_edge": 0.97}, {"bin": "0.97", "interval": "0.97-0.98", "all reads": 0.008913, "linked reads": 0.0003018, "all reads (cumsum)": 0.7673, "linked reads (cumsum)": 0.9848, "range_label": "0.97-0.98", "all reads (inferred)": 0.2572, "linked reads (inferred)": 0.9649, "right_edge": 0.98}, {"bin": "0.98", "interval": "0.98-0.99", "all reads": 0.007929, "linked reads": 0.0003461, "all reads (cumsum)": 0.7753, "linked reads (cumsum)": 0.9851, "range_label": "0.98-0.99", "all reads (inferred)": 0.2573, "linked reads (inferred)": 0.9653, "right_edge": 0.99}, {"bin": "0.99", "interval": "0.99-1.0", "all reads": 0.2247, "linked reads": 0.01488, "all reads (cumsum)": 1.0, "linked reads (cumsum)": 1.0, "range_label": "0.99-1.0", "all reads (inferred)": 1.0, "linked reads (inferred)": 1.0, "right_edge": 1.0}]}}
